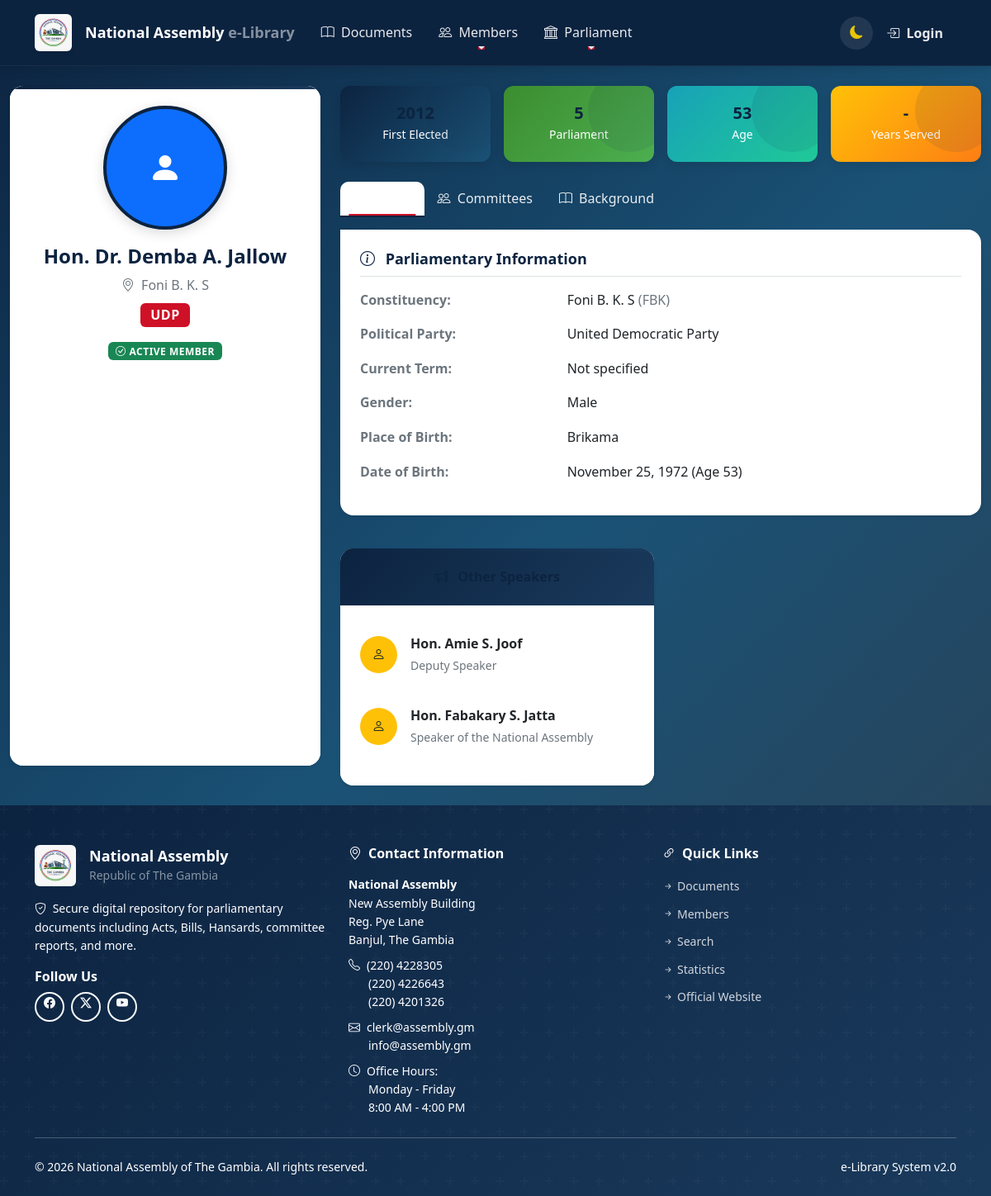
The page /members/hon-dr-demba-a-jallow/ on the database its author committed.
### members/models.py (models this page shows, shortened)
class Member(models.Model):
    class Meta:
        verbose_name = 'Member of Parliament'
        verbose_name_plural = 'Members of Parliament'
        ordering = ['name']
        permissions = [
            ('view_member_details', 'Can view member details'),
            ('export_member_data', 'Can export member data'),
        ]
    name = models.CharField(
        max_length=200,
        verbose_name='Full Name'
    )
    slug = models.SlugField(
        max_length=220,
        unique=True,
        blank=True,
        verbose_name='URL Slug'
    )
    photo = models.ImageField(
        upload_to='members/photos/',
        null=True,
        blank=True,
        verbose_name='Profile Photo'
    )
    gender = models.CharField(
        max_length=20,
        choices=[
            ('male', 'Male'),
            ('female', 'Female'),
            ('other', 'Other'),
        ],
        verbose_name='Gender'
    )
    date_of_birth = models.DateField(
        null=True,
        blank=True,
        verbose_name='Date of Birth'
    )
    place_of_birth = models.CharField(
        max_length=200,
        null=True,
        blank=True,
        verbose_name='Place of Birth'
    )
    constituency = models.CharField(
        max_length=200,
        verbose_name='Constituency'
    )
    constituency_code = models.CharField(
        max_length=10,
        null=True,
        blank=True,
        verbose_name='Constituency Code'
    )
    party = models.CharField(
        max_length=100,
        null=True,
        blank=True,
        verbose_name='Political Party'
    )
    party_abbreviation = models.CharField(
        max_length=10,
        null=True,
        blank=True,
        verbose_name='Party Abbreviation'
    )
    speaker = models.CharField(
        max_length=100,
        null=True,
        blank=True,
        verbose_name='Speaker/Position'
    )
    is_speaker = models.BooleanField(
        default=False,
        verbose_name='Is Speaker/Deputy Speaker'
    )
    committees = models.TextField(
        null=True,
        blank=True,
        verbose_name='Committee Memberships',
        help_text='List of committees the member belongs to'
    )
    committee_chair = models.TextField(
        null=True,
        blank=True,
        verbose_name='Committee Chair Positions'
    )
    first_elected = models.PositiveIntegerField(
        null=True,
        blank=True,
        validators=[MinValueValidator(1960), MaxValueValidator(2100)],
        verbose_name='First Elected Year'
    )
    term_start = models.DateField(
        null=True,
        blank=True,
        verbose_name='Current Term Start'
    )
    term_end = models.DateField(
        null=True,
        blank=True,
        verbose_name='Current Term End'
    )
    parliament_number = models.PositiveIntegerField(
        null=True,
        blank=True,
        validators=[MinValueValidator(1)],
        verbose_name='Parliament Number'
    )
    education = models.TextField(
        null=True,
        blank=True,
        verbose_name='Educational Background'
    )
    profession = models.CharField(
        max_length=200,
        null=True,
        blank=True,
        verbose_name='Profession/Occupation'
    )
    email = models.EmailField(
        null=True,
        blank=True,
        verbose_name='Email Address'
    )
    phone = models.CharField(
        max_length=50,
        null=True,
        blank=True,
        verbose_name='Phone Number'
    )
    office_location = models.CharField(
        max_length=200,
        null=True,
        blank=True,
        verbose_name='Office Location'
    )
    twitter = models.URLField(
        null=True,
        blank=True,
        verbose_name='Twitter Profile'
    )
    facebook = models.URLField(
        null=True,
        blank=True,
        verbose_name='Facebook Profile'
    )
    website = models.URLField(
        null=True,
        blank=True,
        verbose_name='Personal Website'
    )
    biography = models.TextField(
        null=True,
        blank=True,
        verbose_name='Biography'
    )
    achievements = models.TextField(
        null=True,
        blank=True,
        verbose_name='Notable Achievements'
    )
    is_active = models.BooleanField(
        default=True,
        verbose_name='Active Member'
    )
    is_retired = models.BooleanField(
        default=False,
        verbose_name='Retired Member'
    )
    sort_order = models.PositiveIntegerField(
        default=0,
        verbose_name='Sort Order'
    )
    created_at = models.DateTimeField(auto_now_add=True)
    updated_at = models.DateTimeField(auto_now=True)
    objects = MemberManager()
    @property
    def get_committees_list(self):
        if not self.committees:
            return []
        return [c.strip() for c in self.committees.split(',')]
    @property
    def get_chairs_list(self):
        if not self.committee_chair:
            return []
        return [c.strip() for c in self.committee_chair.split(',')]
    @property
    def age(self):
        if not self.date_of_birth:
            return None
        from datetime import date
        today = date.today()
        return today.year - self.date_of_birth.year - (
            (today.month, today.day) < (self.date_of_birth.month, self.date_of_birth.day)
        )
    @property
    def term_duration(self):
        if not self.term_start:
            return None

### members/views.py (the view)
# urls.py: path('<slug:slug>/', views.member_detail, name='member_detail'),
def member_detail(request, slug):
    member = get_object_or_404(Member, slug=slug, is_active=True)
    same_constituency = Member.objects.filter(
        constituency__icontains=member.constituency,
        is_active=True
    ).exclude(id=member.id)[:4]
    same_party = Member.objects.filter(
        party__icontains=member.party,
        is_active=True
    ).exclude(id=member.id)[:4]
    other_speakers = Member.objects.filter(
        is_speaker=True,
        is_active=True
    ).exclude(id=member.id)[:4]
    return render(request, 'members/member_detail.html', {
        'member': member,
        'same_constituency': same_constituency,
        'same_party': same_party,
        'other_speakers': other_speakers,
        'title': f'{member.name} - Member Profile',
    })

### templates/members/member_detail.html (shortened to what this page needs)
{% extends 'base.html' %}
{% block content %}
<div class="container-fluid py-4">
    <div class="row">
        <div class="col-lg-4 mb-4">
            <div class="card border-0 shadow-sm h-100" style="border-radius: 16px;">
                <div class="card-body text-center p-4">
                    <div class="member-profile-photo mb-3">
                        {% if member.photo %}
                        <img src="{{ member.photo.url }}" alt="{{ member.name }}"
                             class="rounded-circle profile-img">
                        {% else %}
                        <div class="profile-avatar rounded-circle d-flex align-items-center justify-content-center mx-auto bg-primary text-white">
                            <i class="bi bi-person-fill fs-1"></i>
                        </div>
                        {% endif %}
                    </div>
                    <h3 class="fw-bold mb-2">{{ member.name }}</h3>
                    <p class="text-muted mb-2">
                        <i class="bi bi-geo-alt me-1"></i>
                        {{ member.constituency }}
                    </p>
                    {% if member.party %}
                    <p class="card-text">
                        <span class="badge fs-6"
                              style="background-color: {% if member.party_abbreviation == 'UDP' %}#ce1126{% elif member.party_abbreviation == 'NPP' %}#3c8d2f{% else %}#0c2340{% endif %};">
                            {{ member.party_abbreviation|default:member.party }}
                        </span>
                    </p>
                    {% endif %}
                    <div class="mt-3">
                        {% if member.is_active %}
                        <span class="badge bg-success">
                            <i class="bi bi-check-circle me-1"></i>Active Member
                        </span>
                        {% else %}
                        <span class="badge bg-secondary">Inactive</span>
                        {% endif %}
                    </div>
                </div>
            </div>
        </div>
        <div class="col-lg-8">
            <div class="row g-3 mb-4">
                <div class="col-md-3 col-6">
                    <div class="stat-card text-center h-100" style="background: linear-gradient(135deg, #0c2340 0%, #1a5276 100%); color: white;">
                        <h4 class="mb-0">{{ member.first_elected|default:"-" }}</h4>
                        <small class="text-white-70">First Elected</small>
                    </div>
                </div>
                <div class="col-md-3 col-6">
                    <div class="stat-card text-center h-100" style="background: linear-gradient(135deg, #3c8d2f 0%, #4caf50 100%); color: white;">
                        <h4 class="mb-0">{{ member.parliament_number|default:"-" }}</h4>
                        <small class="text-white-70">Parliament</small>
                    </div>
                </div>
                <div class="col-md-3 col-6">
                    <div class="stat-card text-center h-100" style="background: linear-gradient(135deg, #17a2b8 0%, #20c997 100%); color: white;">
                        <h4 class="mb-0">{{ member.age|default:"-" }}</h4>
                        <small class="text-white-70">Age</small>
                    </div>
                </div>
                <div class="col-md-3 col-6">
                    <div class="stat-card text-center h-100" style="background: linear-gradient(135deg, #ffc107 0%, #fd7e14 100%); color: white;">
                        <h4 class="mb-0">{{ member.term_duration|default:"-" }}</h4>
                        <small class="text-white-70">Years Served</small>
                    </div>
                </div>
            </div>
            <ul class="nav nav-tabs border-0 mb-3" id="memberTab" role="tablist">
                <li class="nav-item">
                    <button class="nav-link active" id="about-tab" data-bs-toggle="tab" data-bs-target="#about" type="button">
                        <i class="bi bi-person me-1"></i> About
                    </button>
                </li>
                <li class="nav-item">
                    <button class="nav-link" id="committees-tab" data-bs-toggle="tab" data-bs-target="#committees" type="button">
                        <i class="bi bi-people me-1"></i> Committees
                    </button>
                </li>
                <li class="nav-item">
                    <button class="nav-link" id="background-tab" data-bs-toggle="tab" data-bs-target="#background" type="button">
                        <i class="bi bi-book me-1"></i> Background
                    </button>
                </li>
            </ul>
            <div class="tab-content p-4 border-0 shadow-sm" id="memberTabContent" style="border-radius: 0 16px 16px 16px; background: var(--card-bg);">
                <div class="tab-pane fade show active" id="about">
                    <h5 class="fw-bold border-bottom pb-2 mb-3">
                        <i class="bi bi-info-circle text-gambia-blue me-2"></i>
                        Parliamentary Information
                    </h5>
                    <div class="row mb-3">
                        <div class="col-md-4">
                            <strong class="text-muted">Constituency:</strong>
                        </div>
                        <div class="col-md-8">
                            {{ member.constituency }}
                            {% if member.constituency_code %}
                            <span class="text-muted">({{ member.constituency_code }})</span>
                            {% endif %}
                        </div>
                    </div>
                    <div class="row mb-3">
                        <div class="col-md-4">
                            <strong class="text-muted">Political Party:</strong>
                        </div>
                        <div class="col-md-8">
                            {{ member.party }}
                        </div>
                    </div>
                    <div class="row mb-3">
                        <div class="col-md-4">
                            <strong class="text-muted">Current Term:</strong>
                        </div>
                        <div class="col-md-8">
                            {% if member.term_start %}
                            {{ member.term_start|date:"F Y" }} -
                            {% if member.term_end %}
                            {{ member.term_end|date:"F Y" }}
                            {% else %}
                            Present
                            {% endif %}
                            {% else %}
                            Not specified
                            {% endif %}
                        </div>
                    </div>
                    <div class="row mb-3">
                        <div class="col-md-4">
                            <strong class="text-muted">Gender:</strong>
                        </div>
                        <div class="col-md-8">
                            {{ member.get_gender_display }}
                        </div>
                    </div>
                    {% if member.place_of_birth %}
                    <div class="row mb-3">
                        <div class="col-md-4">
                            <strong class="text-muted">Place of Birth:</strong>
                        </div>
                        <div class="col-md-8">
                            {{ member.place_of_birth }}
                        </div>
                    </div>
                    {% endif %}
                    {% if member.date_of_birth %}
                    <div class="row mb-3">
                        <div class="col-md-4">
                            <strong class="text-muted">Date of Birth:</strong>
                        </div>
                        <div class="col-md-8">
                            {{ member.date_of_birth|date:"F d, Y" }}
                            {% if member.age %}
                            (Age {{ member.age }})
                            {% endif %}
                        </div>
                    </div>
                    {% endif %}
                </div>
            </div>
            <div class="row mt-4 g-3">
                {% if other_speakers %}
                <div class="col-md-6">
                    <div class="card border-0 shadow-sm" style="border-radius: 16px;">
                        <div class="card-header bg-transparent border-0 pt-4 px-4">
                            <h6 class="fw-bold mb-0">
                                <i class="bi bi-megaphone text-gambia-blue me-2"></i>
                            </h6>
                        </div>
                        <div class="card-body px-4 pb-4">
                            <div class="list-group list-group-flush">
                                {% for m in other_speakers %}
                                <a href="{% url 'members:member_detail' m.slug %}" class="list-group-item list-group-item-action bg-transparent px-0">
                                    <div class="d-flex align-items-center">
                                        {% if m.photo %}
                                        <img src="{{ m.photo.url }}" alt="" class="rounded-circle me-3" style="width: 45px; height: 45px; object-fit: cover; border: 2px solid #ffc107;">
                                        {% else %}
                                        <div class="rounded-circle bg-warning text-dark d-flex align-items-center justify-content-center me-3" style="width: 45px; height: 45px;">
                                            <i class="bi bi-person"></i>
                                        </div>
                                        {% endif %}
                                        <div>
                                            <strong>{{ m.name }}</strong>
                                            <br>
                                            <small class="text-muted">{{ m.speaker|default:'Speaker' }}</small>
                                        </div>
                                    </div>
                                </a>
                                {% endfor %}
                            </div>
                        </div>
                    </div>
                </div>
                {% endif %}
            </div>
        </div>
    </div>
</div>
{% endblock %}

### rows shown on the page
Member: name "Hon. Dr. Demba A. Jallow", constituency "Foni B. K. S", party_abbreviation "UDP", first_elected "2012", parliament_number "5", age "53", term_duration "-", constituency_code "FBK", party "United Democratic Party", gender "Male", place_of_birth "Brikama", date_of_birth "November 25, 1972"
Member: name "Hon. Amie S. Joof", speaker "Deputy Speaker"
Member: name "Hon. Fabakary S. Jatta", speaker "Speaker of the National Assembly"
